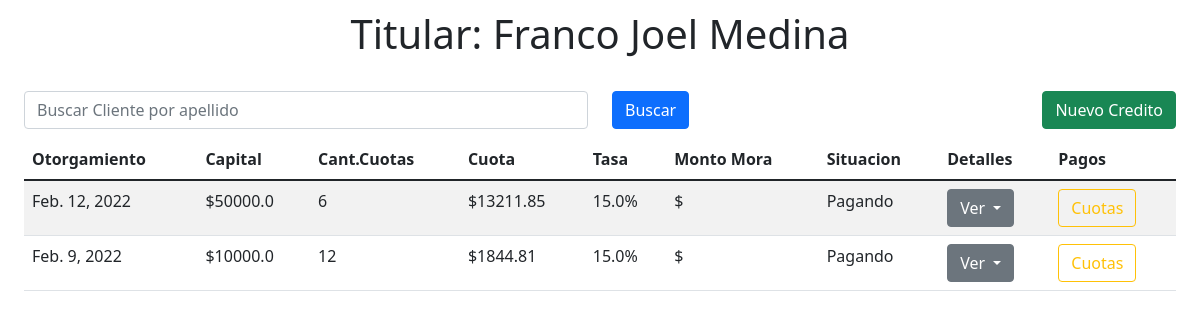
Page /credito/list/1/ on the earlier database version.
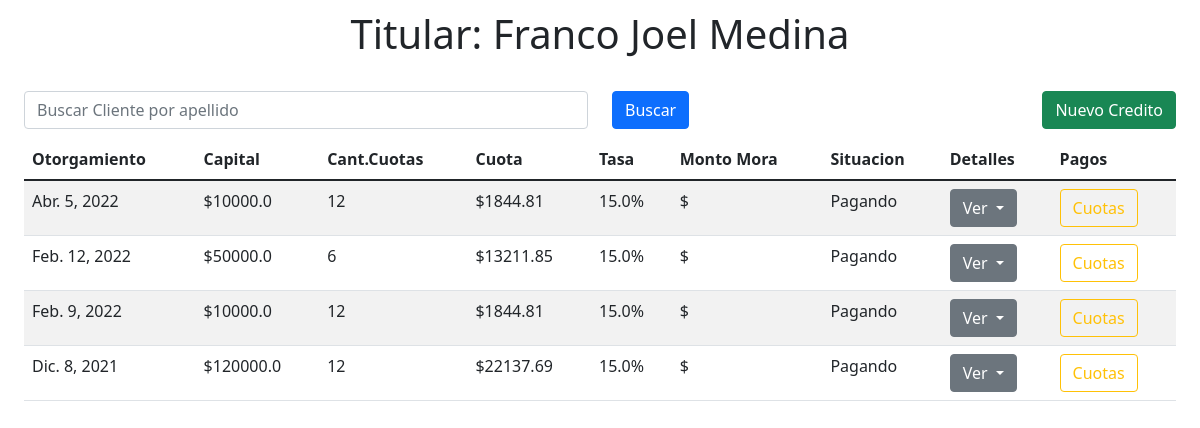
Same page on the later database version.
### apps/credito/models.py (models this page shows, shortened)
class Credito(models.Model):
    OK = 'Pagando'
    MORA_TEMPRANA = 'Mora Temprana'
    MORA_TARDIA = 'Mora Tardia'
    SITUACION_JUDICIAL = 'Situacion Judicial'
    ESTADOS = (
        (OK, 'Al dia'),
        (MORA_TEMPRANA, 'Atraso entre 1 y 30 días'),
        (MORA_TARDIA, 'Atraso > 30 días'),
        (SITUACION_JUDICIAL, 'Atraso > 90 días')
    )
    titular = models.ForeignKey(Cliente, on_delete=models.PROTECT, default=1)
    capital = models.FloatField()
    fecha_prestamo = models.DateField()
    tasa_interes = models.FloatField()
    cant_cuota = models.IntegerField()
    monto_cuota = models.FloatField(default=0)
    activo = models.BooleanField(default=True)
    situacion = models.CharField(max_length=20, choices=ESTADOS, default=OK)
    objects = CreditoManager()

### apps/credito/views.py (the view)
class CreditoListView(ListView):
    template_name = 'credito/credito_list.html'
    context_object_name = 'creditos'
    paginate_by = 10
    ordering = 'fecha_prestamo'
    def get_queryset(self):
        palabra_clave = self.kwargs['pk']
        lista = Credito.objects.filter(
            titular=palabra_clave).order_by('-fecha_prestamo')
        return lista
    def get_context_data(self, **kwargs):
        context = super().get_context_data(**kwargs)
        palabra_clave = self.kwargs['pk']
        titular = Cliente.objects.filter(pk=palabra_clave)
        context["titular"] = titular[0]
        return context

### apps/cliente/models.py (called while the page is built)
    def __str__(self):
        return self.nombres + ' ' + self.apellidos

### templates/credito/credito_list.html (shortened to what this page needs)
{% extends 'core/base.html' %}
{% block content %}
<div class="container">
    <div class="row" style="padding-top: 10px;">
        <h1 style="text-align: center;">Titular: {{titular}}
    </div>
</div>
<div class="container-fluid">
    <form class="container-fluid" method="GET" style="margin-top: 25px;"> {% csrf_token %}
        <div class="row">
            <div class="col-6">
                <input id="kword" name="kword" class="form-control" type="text"
                    placeholder="Buscar Cliente por apellido">
            </div>
            <div class="col-2">
                <button class="btn btn-primary" type="submit">Buscar </button>
            </div>
            <div class="col-4" style="text-align: right;"><a class="btn btn-success" role="button"
                    href="{%url 'credito_app:credito_create_pk' titular.pk %} ">Nuevo
                    Credito</a>
            </div>
        </div>
    </form>
    {% if not creditos %}
    <div class="container-fluid" style="padding-top: 30px; align-items: center;">
        <h3>El cliente no tiene/tuvo creditos</h3>
    </div>
    {% else %}
    <div class="container-fluid" style="margin-top:10px;">
        <table class="table table-striped">
            <thead>
                <tr>
                    <th scope="col">Otorgamiento</th>
                    <th scope="col">Capital</th>
                    <th scope="col">Cant.Cuotas</th>
                    <th scope="col">Cuota</th>
                    <th scope="col">Tasa</th>
                    <th scope="col">Monto Mora</th>
                    <th scope="col">Situacion</th>
                    <th scope="col">Detalles</th>
                    <th scope="col">Pagos</th>
                </tr>
            </thead>
            <tbody>
                {% for credito in creditos %}
                <tr>
                    <td>{{credito.fecha_prestamo}}</td>
                    <td>${{credito.capital}}</td>
                    <td>{{credito.cant_cuota}}</td>
                    <td>${{credito.monto_cuota}}</td>
                    <td>{{credito.tasa_interes}}%</td>
                    <td>${{credito.monto_mora}}</td>
                    <td>{{credito.situacion}}</td>
                    <td>
                        <div class="dropdown">
                            <button class="btn btn-secondary dropdown-toggle" type="button" id="dropdownMenuButton1"
                                data-bs-toggle="dropdown" aria-expanded="false">
                                Ver
                            </button>
                        </div>
                    </td>
                    <td>
                        <a class="btn btn-outline-warning" role="button"
                            href="{%url 'credito_app:cuota_list' credito.pk%}">Cuotas</a>
                    </td>
                </tr>
                {% endfor %}
            </tbody>
        </table>
    </div>
    {% endif %}
</div>
{% endblock content %}

Differences in the rows shown:
added Credito: fecha_prestamo "Abr. 5, 2022", capital "10000.0", cant_cuota "12", monto_cuota "1844.81", tasa_interes "15.0", situacion "Pagando"
added Credito: fecha_prestamo "Dic. 8, 2021", capital "120000.0", cant_cuota "12", monto_cuota "22137.69", tasa_interes "15.0", situacion "Pagando"
